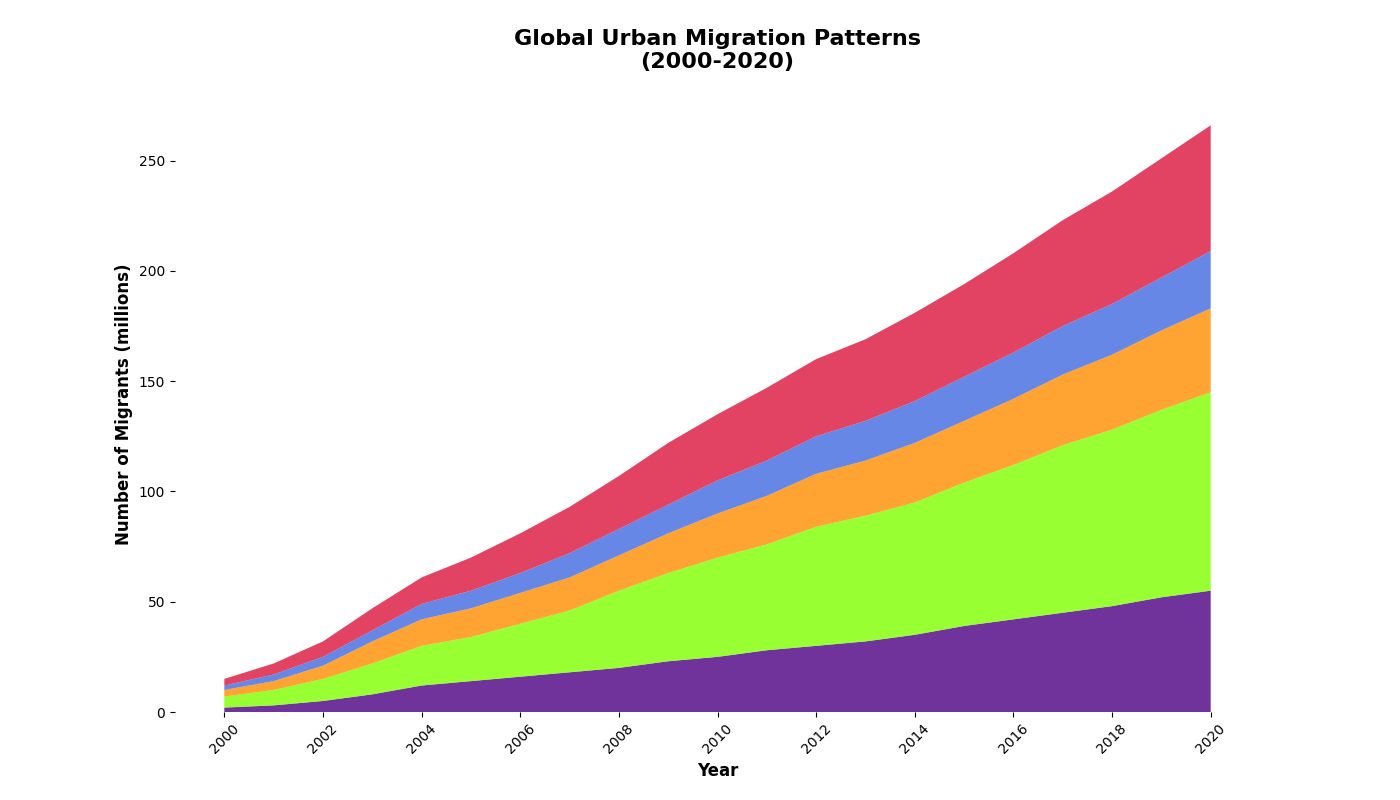

Python code for this plot:
import matplotlib.pyplot as plt
import numpy as np

# Data preparation
years = np.arange(2000, 2021)
migration_africa = np.array([2, 3, 5, 8, 12, 14, 16, 18, 20, 23, 25, 28, 30, 32, 35, 39, 42, 45, 48, 52, 55])
migration_asia = np.array([5, 7, 10, 14, 18, 20, 24, 28, 35, 40, 45, 48, 54, 57, 60, 65, 70, 76, 80, 85, 90])
migration_europe = np.array([3, 4, 6, 10, 12, 13, 14, 15, 16, 18, 20, 22, 24, 25, 27, 28, 30, 32, 34, 36, 38])
migration_namerica = np.array([2, 3, 4, 5, 7, 8, 9, 11, 12, 13, 15, 16, 17, 18, 19, 20, 21, 22, 23, 24, 26])
migration_samerica = np.array([3, 5, 7, 10, 12, 15, 18, 21, 24, 28, 30, 33, 35, 37, 40, 42, 45, 48, 51, 54, 57])

# Stack the data for plotting
migration_data = np.vstack([migration_africa, migration_asia, migration_europe, migration_namerica, migration_samerica])

# Plot the stacked area chart
fig, ax = plt.subplots(figsize=(14, 8))

# Use stackplot with a new set of colors
ax.stackplot(years, migration_data, 
             colors=['#4B0082', '#7FFF00', '#FF8C00', '#4169E1', '#DC143C'], alpha=0.8)

# Customize the chart with title and labels
ax.set_title('Global Urban Migration Patterns\n(2000-2020)', fontsize=16, weight='bold', pad=20)
ax.set_xlabel('Year', fontsize=12, weight='bold')
ax.set_ylabel('Number of Migrants (millions)', fontsize=12, weight='bold')

# Ensure x-axis labels are clearly readable
ax.set_xticks(years[::2])
ax.set_xticklabels(years[::2], rotation=45)

# Remove spines (borders) of the plot
ax.spines['top'].set_visible(False)
ax.spines['right'].set_visible(False)
ax.spines['left'].set_visible(False)
ax.spines['bottom'].set_visible(False)

# Remove grids
ax.grid(False)

# Show the plot
plt.show()
